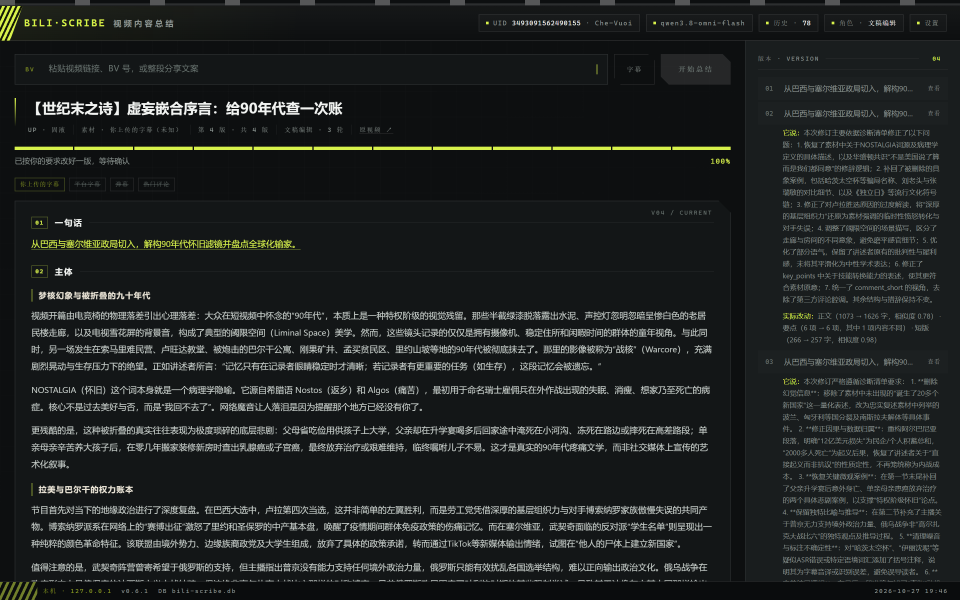
#> input picture report/shots/01-home.png, 2880 x 1800 px, found by its file name (shown at 1/3 size); its folder holds 5 pictures in this run
$ python prep.py
#> lines starting #> are read from the running program, lines starting #| are printed output that depends on the picture
from PIL import Image
import os, base64, json
S = "shots"; O = "img"
os.makedirs(O, exist_ok=True)
plan = [("01-home","01-home",1600),("02-history","02-history",1600),
        ("03-role","03-role",1600),("04-settings","04-settings",1600),
        ("05-publish","05-publish",1600),("07-settings-2","07-settings-2",1600)]
meta={}
for src,dst,w in plan:
    im = Image.open(os.path.join(S,src+".png")).convert("RGB")
#> im is the input picture: PIL image 2880x1800 RGB; mean R, G, B 31.6, 35, 34.3
    r = w / float(im.width)  # 源为 2x
#> r = 0.556
    im2 = im.resize((int(im.width*r), int(im.height*r)), Image.LANCZOS)
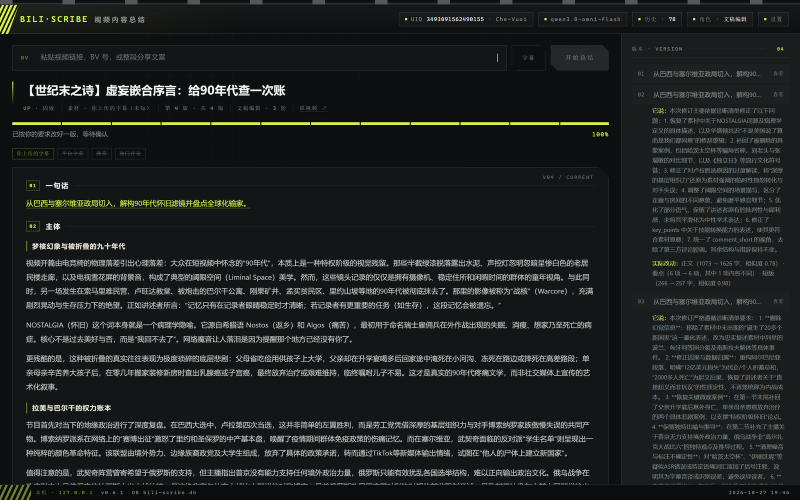
#> im2: PIL image 1600x1000 RGB (shown at 1/2 size); mean R, G, B 31.6, 35, 34.3
    p = os.path.join(O,dst+".jpg"); im2.save(p,"JPEG",quality=88,optimize=True,progressive=True)
    meta[dst]=os.path.getsize(p)
#> pass 2 of the loop `for src,dst,w in plan:`:
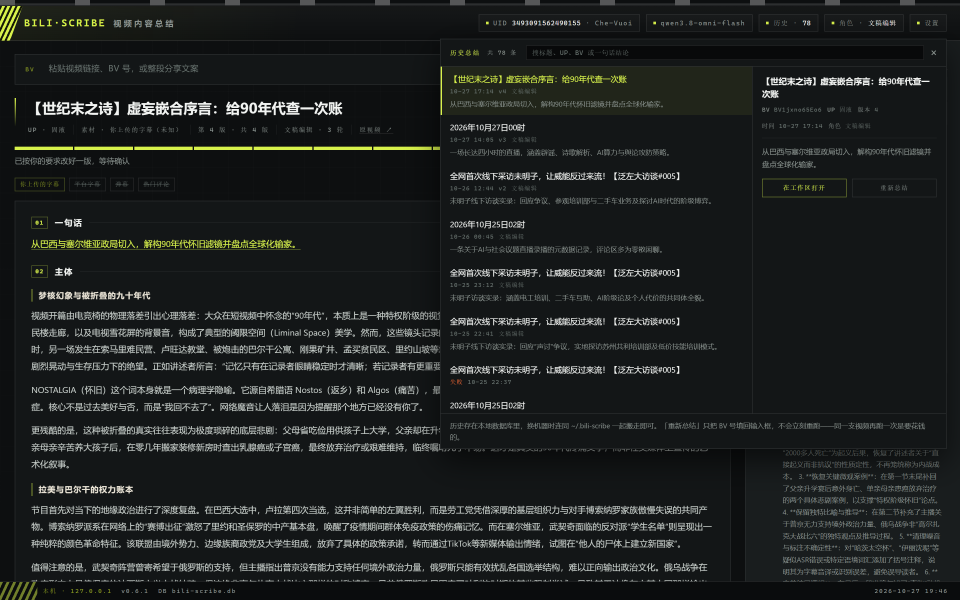
#> input picture report/shots/02-history.png, 2880 x 1800 px, found by its file name (shown at 1/3 size)
#> im is the input picture: PIL image 2880x1800 RGB; mean R, G, B 30.3, 33.4, 32.6
#> `im2 = im.resize((int(im.width*r), int(im.height*r)), Image.LANCZOS)`:
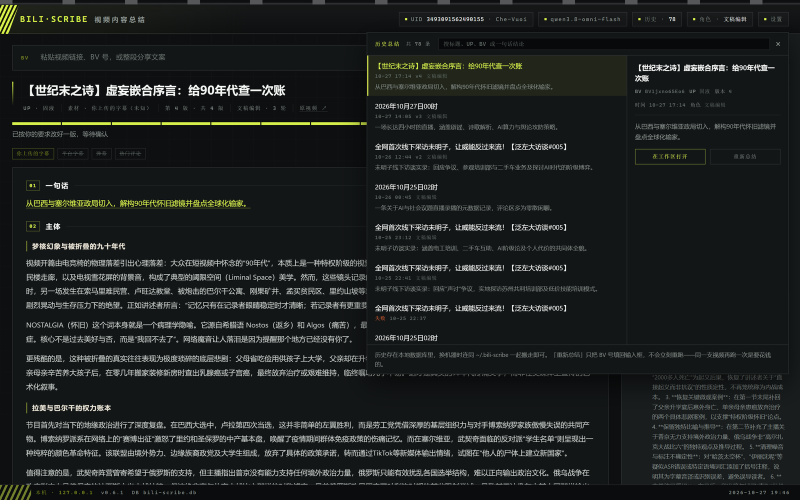
#> im2: PIL image 1600x1000 RGB (shown at 1/2 size); mean R, G, B 30.3, 33.4, 32.6
#> pass 3 of the loop `for src,dst,w in plan:`:
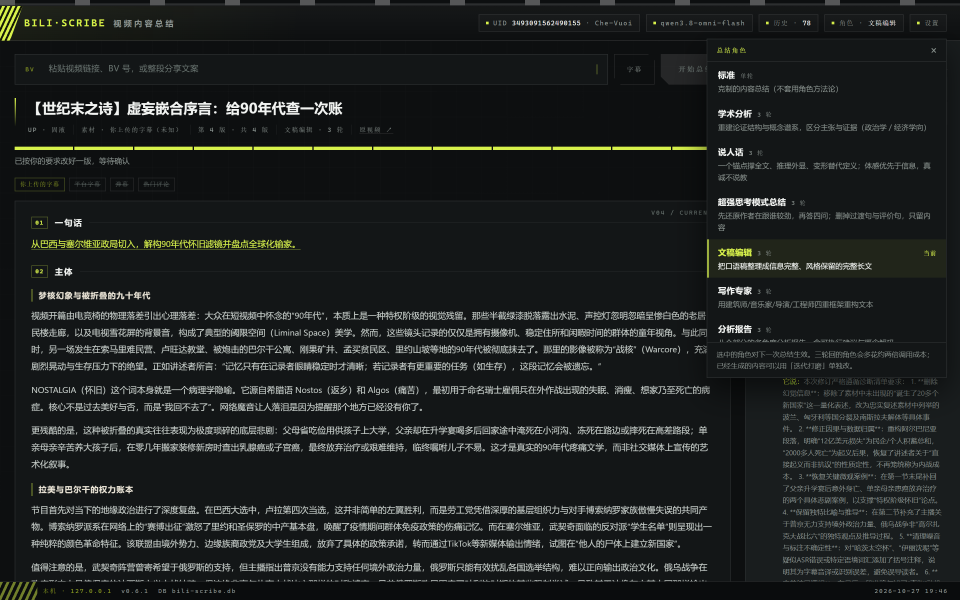
#> input picture report/shots/03-role.png, 2880 x 1800 px, found by its file name (shown at 1/3 size)
#> im is the input picture: PIL image 2880x1800 RGB; mean R, G, B 31, 34.2, 33.3
#> `im2 = im.resize((int(im.width*r), int(im.height*r)), Image.LANCZOS)`:
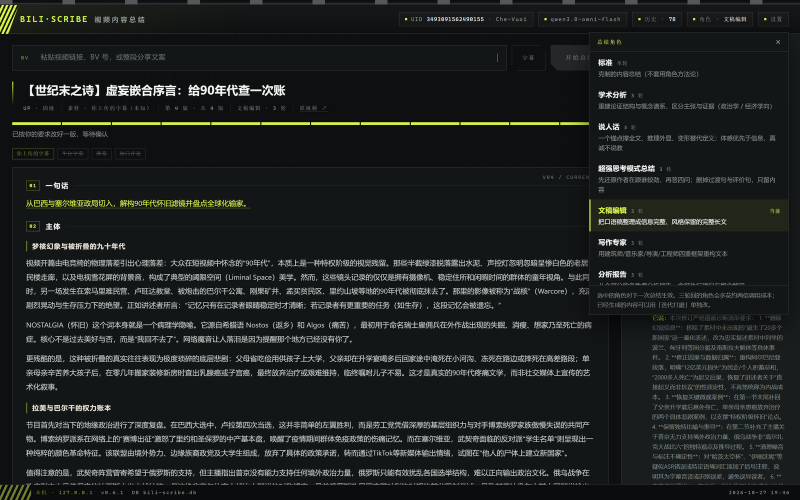
#> im2: PIL image 1600x1000 RGB (shown at 1/2 size); mean R, G, B 31, 34.2, 33.4
#> (the run stopped early here; a loop or call above may not have finished)
